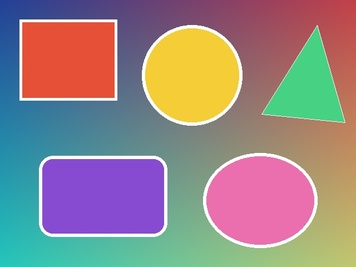
#> input picture HSI_Filter_Practical/input/input.jpg, 356 x 267 px, shrunk from 640 x 480 before the run
$ python HuffmanCoding.py
#> lines starting #> are read from the running program, lines starting #| are printed output that depends on the picture

import cv2
import numpy as np
import matplotlib.pyplot as plt
import heapq
from collections import Counter
from pathlib import Path

# 1. Read Input Image
ROOT = Path(__file__).resolve().parent
INPUT_PATH = ROOT / "input" / "input.jpg"
OUTPUT_DIR = ROOT / "output"
OUTPUT_DIR.mkdir(exist_ok=True)

img = cv2.imread(str(INPUT_PATH), cv2.IMREAD_GRAYSCALE)
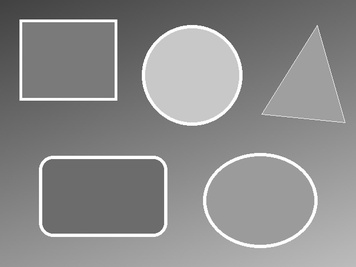
#> img: shape (267, 356); min 52, max 255, mean 139.4

if img is None:
    raise FileNotFoundError("Input image not found!")

# 2. Calculate Frequency of Each Pixel
pixels = img.flatten()
frequency = Counter(pixels)
#> frequency = 201 items

# 3. Create Huffman Tree
class Node:
    def __init__(self, symbol, freq):
        self.symbol = symbol
        self.freq = freq
        self.left = None
        self.right = None

    def __lt__(self, other):
        return self.freq < other.freq

def build_huffman_tree(frequency):
    heap = []

    for symbol, freq in frequency.items():
        heapq.heappush(heap, Node(symbol, freq))
#> this loop made 201 passes
#> (symbol, freq) on passes 1 to 3: (66, 43), (67, 65), (68, 87)

    if len(heap) == 1:
        return heap[0]

    while len(heap) > 1:
        left = heapq.heappop(heap)
        right = heapq.heappop(heap)

        parent = Node(None, left.freq + right.freq)
        parent.left = left
        parent.right = right

        heapq.heappush(heap, parent)
#> this loop made 200 passes

    return heap[0]

# 4. Generate Huffman Codes
def generate_codes(root):
    codes = {}

    def traverse(node, code):
        if node.symbol is not None:
            codes[node.symbol] = code if code else "0"
            return

        traverse(node.left, code + "0")
        traverse(node.right, code + "1")

    traverse(root, "")
    return codes

root = build_huffman_tree(frequency)
huffman_codes = generate_codes(root)
#> huffman_codes = 201 items

# 5. Encode Image
encoded_data = ''.join(
    huffman_codes[pixel] for pixel in pixels
)

# 6. Calculate Compression Statistics
original_bits = img.size * 8
#> original_bits = 760416
compressed_bits = len(encoded_data)
#> compressed_bits = 603085

compression_ratio = original_bits / compressed_bits
#> compression_ratio = 1.26
compression_percentage = (
    (1 - compressed_bits / original_bits) * 100
)
#> compression_percentage = 20.69

print("\n--- HUFFMAN CODING RESULTS ---")
print("Original Image Size:", original_bits, "bits")
#| Original Image Size: 760416 bits
print("Compressed Data Size:", compressed_bits, "bits")
#| Compressed Data Size: 603085 bits
print("Compression Ratio:", round(compression_ratio, 2))
#| Compression Ratio: 1.26
print("Space Saving:", round(compression_percentage, 2), "%")
#| Space Saving: 20.69 %

# 7. Decode Huffman Data
def decode_huffman(encoded, root, total_pixels):
#> called with total_pixels = 95052
    decoded = []

    if root.symbol is not None:
        return np.full(total_pixels, root.symbol, dtype=np.uint8)

    current = root

    for bit in encoded:
        if bit == '0':
            current = current.left
        else:
            current = current.right

        if current.symbol is not None:
            decoded.append(current.symbol)
            current = root

            if len(decoded) == total_pixels:
                break
#> after the loop, decoded = 95052 items

    return np.array(decoded, dtype=np.uint8)

decoded_pixels = decode_huffman(
    encoded_data, root, img.size
)

reconstructed = decoded_pixels.reshape(img.shape)

# 8. Save Compressed Data and Reconstructed Image
with open(OUTPUT_DIR / "huffman_encoded.txt", "w") as f:
    f.write(encoded_data)

cv2.imwrite(
    str(OUTPUT_DIR / "huffman_reconstructed.png"),
    reconstructed
)

# 9. Display Results
plt.figure(figsize=(12, 5))

plt.subplot(1, 2, 1)
plt.imshow(img, cmap='gray')
plt.title("Original Image")
plt.axis("off")

plt.subplot(1, 2, 2)
plt.imshow(reconstructed, cmap='gray')
plt.title("Huffman Reconstructed Image")
plt.axis("off")

plt.suptitle("Huffman Image Compression")
plt.tight_layout()
plt.savefig(
    OUTPUT_DIR / "huffman_comparison.png",
    dpi=150
)
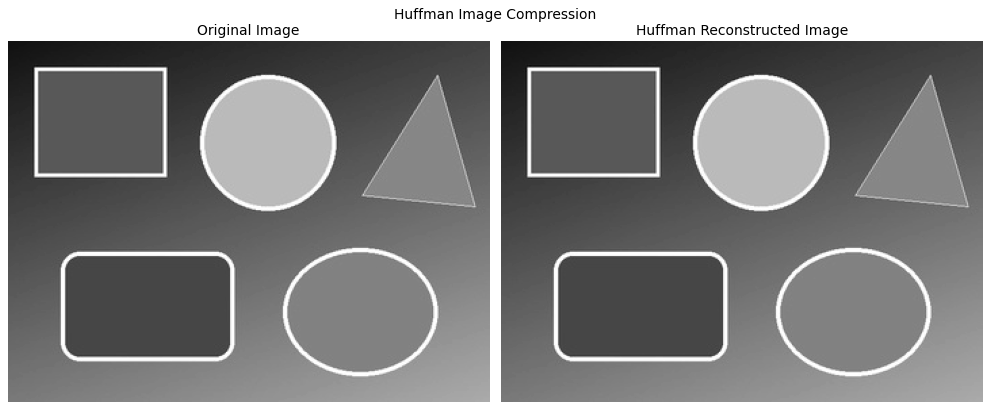
#> figure drawn by matplotlib, 2 panels
plt.show()

print("\nHuffman Decoding Successful!")
print("Images saved in output folder.")
